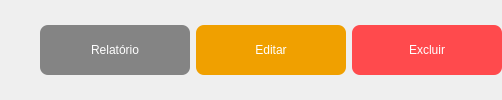
                <widget class="QWidget" name="page_7">
                 <layout class="QHBoxLayout" name="horizontalLayout_17">
                  <property name="leftMargin">
                   <number>0</number>
                  </property>
                  <property name="rightMargin">
                   <number>0</number>
                  </property>
                  <item>
                   <spacer name="horizontalSpacer_6">
                    <property name="orientation">
                     <enum>Qt::Horizontal</enum>
                    </property>
                    <property name="sizeHint" stdset="0">
                     <size>
                      <width>40</width>
                      <height>20</height>
                     </size>
                    </property>
                   </spacer>
                  </item>
                  <item>
                   <widget class="QPushButton" name="relatorio_7">
                    <property name="minimumSize">
                     <size>
                      <width>150</width>
                      <height>50</height>
                     </size>
                    </property>
                    <property name="maximumSize">
                     <size>
                      <width>150</width>
                      <height>50</height>
                     </size>
                    </property>
                    <property name="styleSheet">
                     <string notr="true">QPushButton{
	border-radius: 8px;
	background-color: rgb(132, 132, 132);
	color: rgb(255, 255, 255);
	font: 63 12pt &quot;Yu Gothic UI Semibold&quot;;
}
QPushButton:hover{
	background-color: rgb(152, 152, 152);
	color: rgb(255, 255, 255);
}
QPushButton:pressed{
	background-color: rgb(159, 159, 159);
	color: rgb(255, 255, 255);
}</string>
                    </property>
                    <property name="text">
                     <string>Relatório</string>
                    </property>
                   </widget>
                  </item>
                  <item>
                   <widget class="QPushButton" name="atualizar_7">
                    <property name="minimumSize">
                     <size>
                      <width>150</width>
                      <height>50</height>
                     </size>
                    </property>
                    <property name="maximumSize">
                     <size>
                      <width>150</width>
                      <height>50</height>
                     </size>
                    </property>
                    <property name="styleSheet">
                     <string notr="true">QPushButton{
	border-radius: 8px;
	background-color: rgb(240, 160, 0);
	color: rgb(255, 255, 255);
	font: 63 12pt &quot;Yu Gothic UI Semibold&quot;;
}
QPushButton:hover{
background-color: rgb(236, 177, 0);
}
QPushButton:pressed{
	background-color: rgb(159, 159, 159);
}
</string>
                    </property>
                    <property name="text">
                     <string>Editar</string>
                    </property>
                   </widget>
                  </item>
                  <item>
                   <widget class="QPushButton" name="excluir_setor">
                    <property name="minimumSize">
                     <size>
                      <width>150</width>
                      <height>50</height>
                     </size>
                    </property>
                    <property name="maximumSize">
                     <size>
                      <width>150</width>
                      <height>50</height>
                     </size>
                    </property>
                    <property name="styleSheet">
                     <string notr="true">QPushButton{
	border-radius: 8px;
	color: rgb(255, 255, 255);
	background-color: rgb(255, 74, 77);
	font: 63 12pt &quot;Yu Gothic UI Semibold&quot;;
}
QPushButton:hover{
	background-color: rgb(255, 50, 50);
	color: rgb(255, 255, 255);
}
QPushButton:pressed{
	background-color: rgb(159, 159, 159);
	color: rgb(255, 255, 255);
}</string>
                    </property>
                    <property name="text">
                     <string>Excluir</string>
                    </property>
                   </widget>
                  </item>
                 </layout>
                </widget>
